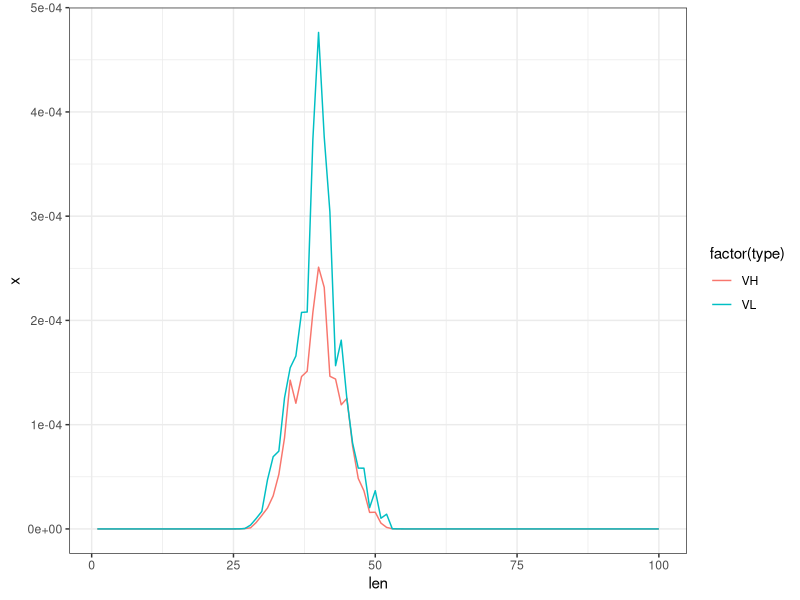
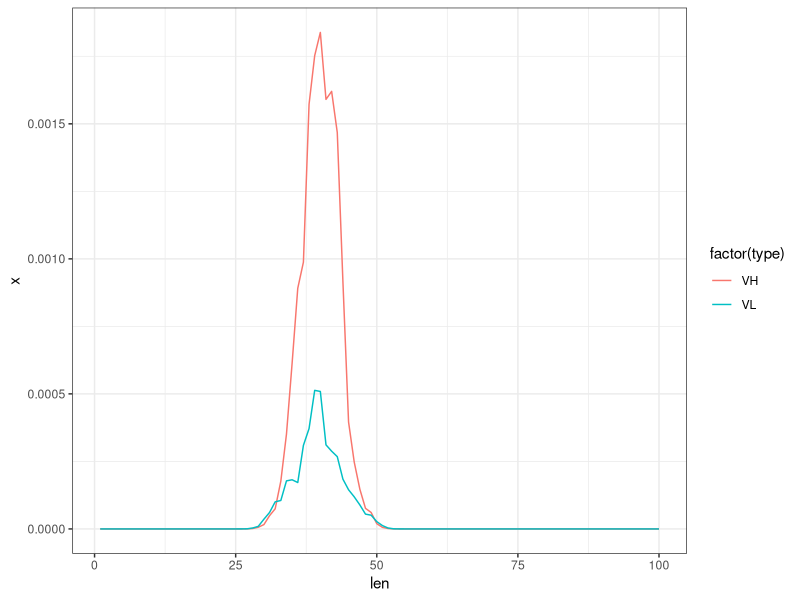

Generate these figures, in order, with R:

# Multinomial dist --------------------------------------------------------


require(ggplot2)

output = NULL
randomCatch = 180
for(i in 1:100){

poplen = rnorm(n = 5000, mean = 40, sd = 4)
#hist(poplen)

poplen = round(poplen)
#hist(poplen)

df = data.frame(len = 1:100, prop = 0)
df$prop[match(as.numeric(names(table(poplen))), df$len)] = as.vector(table(poplen))
df$prop = df$prop/sum(df$prop)
df$type = 'pop'

# Precision VH:
samlen1 = rmultinom(n = 1, size = randomCatch, prob = df$prop)
#hist(samlen1)

df1 = data.frame(len = 1:100, prop = as.vector(samlen1))
df1$prop = df1$prop/sum(df1$prop)
df1$type = 'VH'


# Precision VL:
samlen2 = rep(x = 1:100, times = as.vector(samlen1))
samlen2 = samlen2 + sample(x = -4:4, size = length(samlen2), replace = TRUE)
#hist(samlen2)

df2 = data.frame(len = 1:100, prop = 0)
df2$prop[match(as.numeric(names(table(samlen2))), df2$len)] = as.vector(table(samlen2))
df2$prop = df2$prop/sum(df2$prop)
df2$type = 'VL'


# Plot:
alldf = rbind(df, df1, df2)

# ggplot(data = alldf, aes(x = len, y = prop)) +
#   geom_line(aes(color = factor(type))) +
#   theme_bw()

# MSE:
tmp1 = data.frame(len = 1:100, MSE = (df1$prop - df$prop)^2, type = 'VH')
tmp2 = data.frame(len = 1:100, MSE = (df2$prop - df$prop)^2, type = 'VL')
tmp = rbind(tmp1, tmp2)
output = rbind(output, tmp)

}

toPlot = aggregate(output$MSE, list(len = output$len, type = output$type), FUN = median)

ggplot(data = toPlot, aes(x = len, y = x)) +
  geom_line(aes(color = factor(type))) +
  theme_bw()


# -------------------------------------------------------------------------
# -------------------------------------------------------------------------


# Poisson link delta model ------------------------------------------------


areaSwept = 3
sigmaM = 0.7
require(ggplot2)

output = NULL
for(i in 1:100){
  
  poplen = rnorm(n = 5000, mean = 40, sd = 4)
  #hist(poplen)
  
  poplen = round(poplen)
  #hist(poplen)
  
  df = data.frame(len = 1:100, prop = 0)
  df$prop[match(as.numeric(names(table(poplen))), df$len)] = as.vector(table(poplen))
  SelAbun2 = df$prop/100
  df$prop = df$prop/sum(df$prop)
  df$type = 'pop'
  
  # Precision VH:
  
  pL = 1 - exp(-areaSwept*SelAbun2)
  pLsim = structure(vapply(pL, rbinom, numeric(1), n = 1, size = 1), dim=dim(pL))
  rL = (areaSwept*SelAbun2)/pL
  findNAN = which(is.nan(rL)|is.infinite(rL))
  rL[findNAN] = 1 # to avoid warnings
  randomNumbers = structure(rnorm(length(rL), mean = 0, sd = sigmaM), dim=dim(rL))
  rLsim = structure(vapply(rL*exp(randomNumbers), rpois, numeric(1), n = 1), dim=dim(rL))
  nFishLenSampled = pLsim*rLsim # get round sampled matrix
  
  #hist(samlen1)
  
  df1 = data.frame(len = 1:100, prop = nFishLenSampled)
  df1$prop = df1$prop/sum(df1$prop)
  df1$type = 'VH'
  
  
  # Precision VL:
  samlen2 = rep(x = 1:100, times = nFishLenSampled)
  samlen2 = samlen2 + sample(x = -4:4, size = length(samlen2), replace = TRUE)
  #hist(samlen2)
  
  df2 = data.frame(len = 1:100, prop = 0)
  df2$prop[match(as.numeric(names(table(samlen2))), df2$len)] = as.vector(table(samlen2))
  df2$prop = df2$prop/sum(df2$prop)
  df2$type = 'VL'
  
  
  # Plot:
  alldf = rbind(df, df1, df2)
  
  # ggplot(data = alldf, aes(x = len, y = prop)) +
  #   geom_line(aes(color = factor(type))) +
  #   theme_bw()
  # 
  # MSE:
  tmp1 = data.frame(len = 1:100, MSE = (df1$prop - df$prop)^2, type = 'VH')
  tmp2 = data.frame(len = 1:100, MSE = (df2$prop - df$prop)^2, type = 'VL')
  tmp = rbind(tmp1, tmp2)
  output = rbind(output, tmp)
  
}

toPlot = aggregate(output$MSE, list(len = output$len, type = output$type), FUN = median)

ggplot(data = toPlot, aes(x = len, y = x)) +
  geom_line(aes(color = factor(type))) +
  theme_bw()